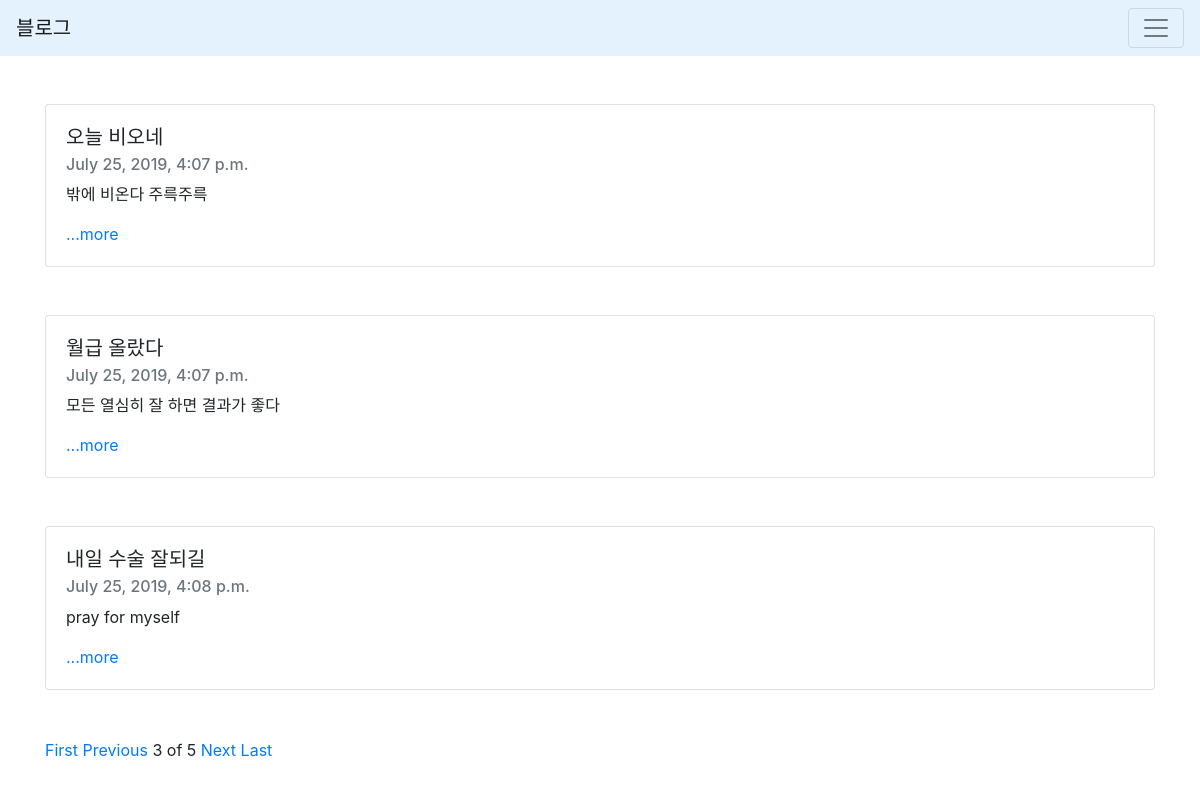
/?page=3, run on the app's committed database.
### blog/models.py (models this page shows, shortened)
class Blog(models.Model):
    title = models.CharField(max_length=200)
    pub_date = models.DateTimeField('date published')
    body = models.TextField()
    def summary(self):
        return self.body[:100]

### blog/views.py (the view)
# urls.py: path('', blog.views.home, name="home"),
def home(request):
    blogs = Blog.objects
    blog_list = Blog.objects.all() # 블로그 모든 글들을 대상으로
    paginator = Paginator(blog_list, 3) # 블로그 객체 3개를 한 페이지로 자르기
    page = request.GET.get('page')
    posts = paginator.get_page(page)
    return render(request, 'home.html', {'blogs':blogs, 'posts':posts})

### blog/templates/home.html
{% extends 'base.html' %}
{% block contents %}
<body>
    <br><br>
    <div class="container">
        {% for blog in posts %}
        <div class="card">
          <div class="card-body">
            <h5 class="card-title">{{blog.title}}</h5>
            <h6 class="card-subtitle mb-2 text-muted">{{blog.pub_date}}</h6>
            <p class="card-text">{{blog.summary}}</p>
            <a href="{%url 'detail' blog.id %}">...more</a>
          </div>
        </div>
        <br><br>
        {% endfor %}
    </div>
    <div class="container">
      {% if posts.has_previous %}
      <a href="?page=1">First</a>
      <a href="?page={{posts.previous_page_number}}">Previous</a>
      {% endif %}
      <span>{{posts.number}}</span>
      <span>of</span>
      <span>{{posts.paginator.num_pages}}</span>
      {% if posts.has_next %}
      <a href="?page={{posts.next_page_number}}">Next</a>
      <a href="?page={{posts.paginator.num_pages}}">Last</a>
      {% endif %}
    </div>
</body>
{% endblock %}

### data on the page
Blog: title "오늘 비오네", pub_date "July 25, 2019, 4:07 p.m.", summary "밖에 비온다 주륵주륵"
Blog: title "월급 올랐다", pub_date "July 25, 2019, 4:07 p.m.", summary "모든 열심히 잘 하면 결과가 좋다"
Blog: title "내일 수술 잘되길", pub_date "July 25, 2019, 4:08 p.m.", summary "pray for myself"

### other printed values
{{ posts.number }} "3"
{{ posts.paginator.num_pages }} "5"
